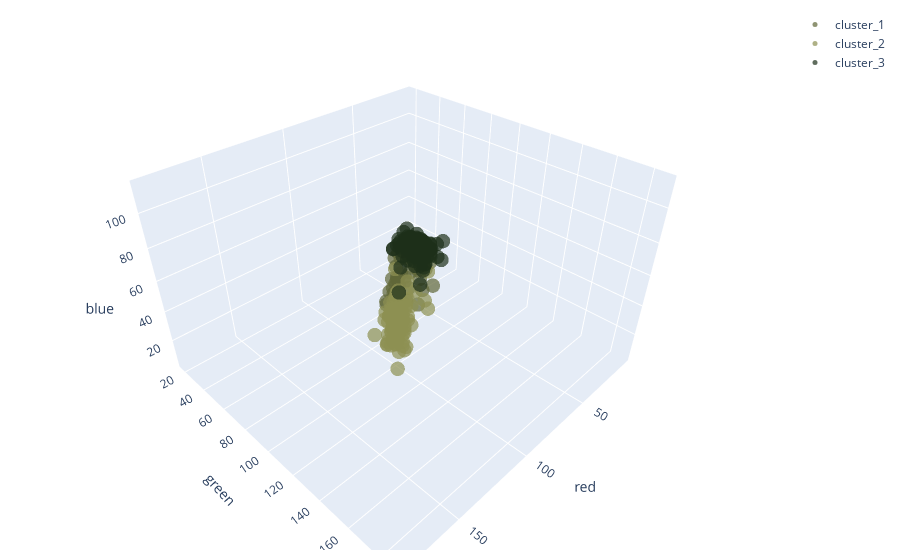

This figure's notebook cell:
### Code cell
colors     = ["rgb(%d, %d, %d)" % tuple(color.tolist()) for color in centers]
dfs        = df.iloc[::100]
labels_sub = labels[::100]
ls_points  = []
for i in range(3):
    ls_points += [go.Scatter3d(x=dfs.loc[labels_sub==i, "red"],
                               y=dfs.loc[labels_sub==i, "green"],
                               z=dfs.loc[labels_sub==i, "blue"],
                               mode='markers', name='cluster_%d' % (i + 1),
                               marker=dict(color=colors[i], size=5,
                                           symbol='circle', opacity=0.7))]
# layout
layout = go.Layout(scene=dict(xaxis=dict(title="red"),
                              yaxis=dict(title="green"),
                              zaxis=dict(title="blue")),
                   margin=dict(l=30, r=30, b=10, t=10))
# show
fig = go.Figure(data=ls_points, layout=layout)
fig.show()

### Figure 1 — Plotly figure (JSON) as saved in the notebook; plotly's stock layout.template omitted (floating-point values rounded to 4 significant figures; data arrays with more than 128 entries replaced by an {"elided": "..."} marker saying what was removed)
{"data": [{"marker": {"color": "rgb(96, 103, 56)", "opacity": 0.7, "size": 5, "symbol": "circle"}, "mode": "markers", "name": "cluster_1", "type": "scatter3d", "x": [78, 117, 103, 80, 74, 96, 115, 110, 111, 93, 107, 110, 61, 66, 76, 112, 116, 102, 94, 61, 73, 89, 102, 99, 117, 71, 85, 106, 117, 120, 103, 76, 119, 78, 115, 115, 75, 91, 99, 102, 66, 70, 85, 93, 104, 110], "y": [80, 121, 108, 84, 83, 104, 116, 109, 105, 93, 109, 104, 76, 82, 99, 128, 116, 103, 96, 76, 102, 96, 101, 99, 117, 82, 95, 125, 119, 117, 105, 80, 119, 80, 122, 117, 80, 102, 102, 100, 93, 88, 86, 111, 107, 109], "z": [31, 62, 52, 57, 54, 47, 74, 65, 55, 43, 62, 52, 53, 43, 55, 66, 56, 71, 56, 55, 44, 55, 53, 73, 57, 50, 45, 70, 53, 72, 58, 43, 69, 58, 78, 78, 57, 62, 49, 62, 52, 46, 46, 63, 62, 53]}, {"marker": {"color": "rgb(141, 144, 82)", "opacity": 0.7, "size": 5, "symbol": "circle"}, "mode": "markers", "name": "cluster_2", "type": "scatter3d", "x": [134, 150, 130, 157, 129, 143, 137, 141, 134, 137, 130, 132, 147, 138, 146, 140, 126, 133, 144, 129, 130, 148, 112, 136, 130, 143, 144, 146, 150, 138, 140, 154, 141, 141, 131, 141, 151, 157, 156, 142, 157, 148, 145, 146, 157, 151, 133, 126, 118, 151, 125, 125, 133, 141, 129, 130, 150, 115, 164, 146, 145, 150, 180, 135, 150, 120, 151, 148, 134, 182, 133, 128, 143, 143, 175, 162, 153, 145, 154, 140, 119, 124, 143, 117, 119, 162, 141, 123, 121, 125, 162, 159, 152, 152, 141, 129, 145, 134, 127], "y": [135, 156, 133, 158, 137, 148, 138, 141, 140, 146, 135, 139, 153, 137, 147, 151, 125, 140, 144, 130, 130, 152, 134, 135, 128, 149, 151, 148, 155, 147, 141, 161, 146, 146, 133, 152, 148, 165, 146, 144, 161, 150, 143, 148, 157, 152, 139, 131, 127, 154, 125, 129, 128, 144, 129, 151, 149, 124, 170, 144, 151, 151, 179, 136, 152, 125, 151, 148, 136, 186, 141, 126, 147, 140, 174, 162, 154, 150, 152, 142, 120, 127, 138, 137, 133, 163, 145, 128, 129, 125, 165, 159, 155, 153, 142, 131, 147, 138, 132], "z": [75, 96, 76, 98, 80, 82, 80, 79, 76, 81, 77, 69, 83, 83, 90, 93, 68, 72, 80, 72, 70, 91, 88, 79, 77, 89, 81, 82, 88, 84, 81, 84, 79, 79, 70, 84, 77, 90, 84, 79, 85, 77, 86, 99, 93, 82, 75, 67, 72, 107, 73, 70, 73, 73, 67, 86, 93, 79, 98, 87, 77, 91, 114, 78, 79, 69, 97, 84, 71, 109, 90, 69, 88, 73, 109, 92, 96, 84, 93, 79, 86, 80, 80, 76, 80, 95, 86, 70, 70, 63, 96, 95, 84, 93, 74, 68, 82, 79, 68]}, {"marker": {"color": "rgb(29, 47, 25)", "opacity": 0.7, "size": 5, "symbol": "circle"}, "mode": "markers", "name": "cluster_3", "type": "scatter3d", "x": {"elided": "146 int values"}, "y": {"elided": "146 int values"}, "z": {"elided": "146 int values"}}], "layout": {"margin": {"b": 10, "l": 30, "r": 30, "t": 10}, "scene": {"xaxis": {"title": {"text": "red"}}, "yaxis": {"title": {"text": "green"}}, "zaxis": {"title": {"text": "blue"}}}}}
